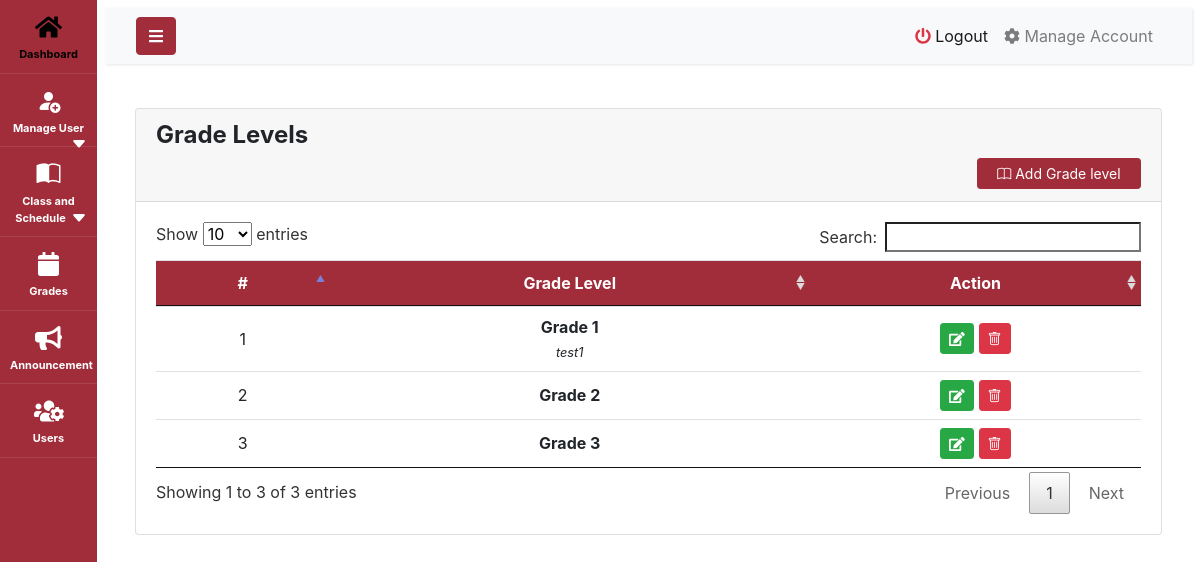
Page /index.php?page=GradeLevel (signed in) on the earlier database version.
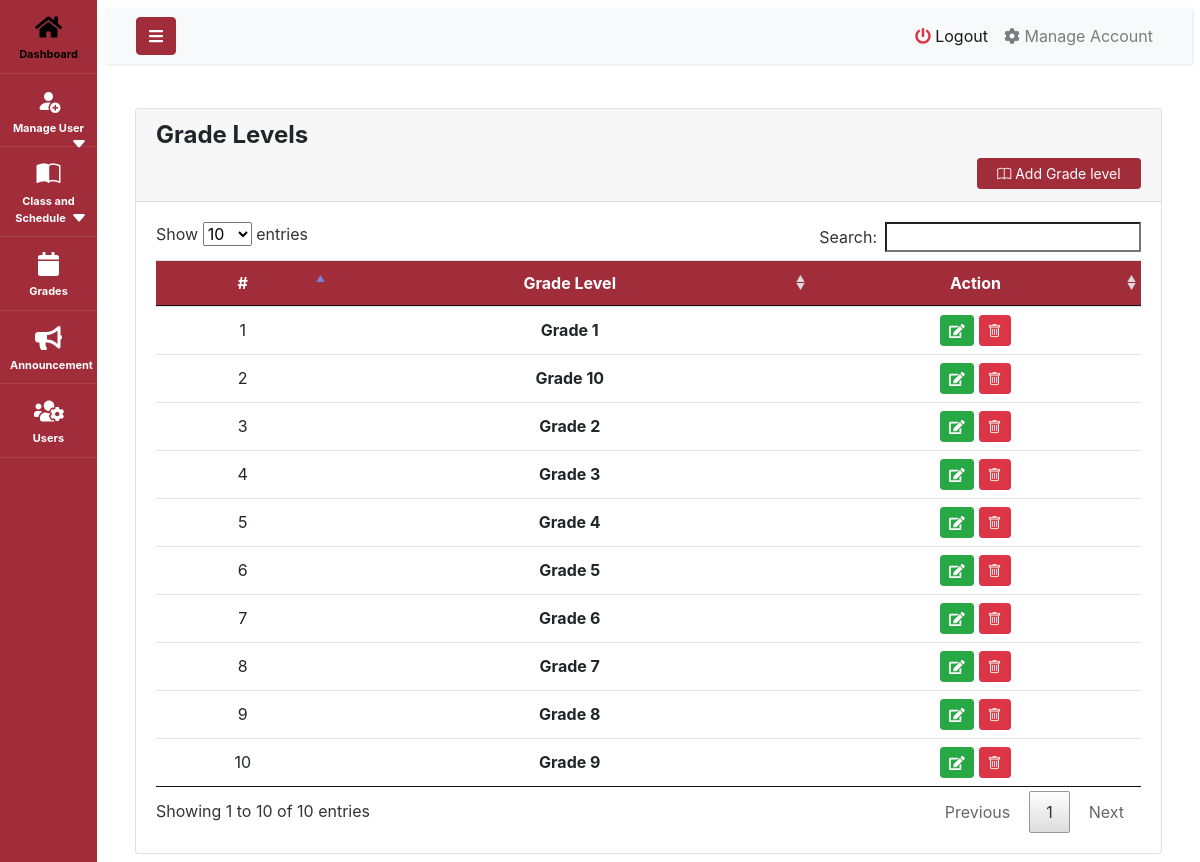
Same page on the later database version.
### tables this page shows
CREATE TABLE `gradelevel` (
  `Id` int(200) NOT NULL,
  `Gradelevel` varchar(100) NOT NULL,
  `Description` varchar(200) NOT NULL,
  `added_at` datetime NOT NULL DEFAULT current_timestamp()
);

### GradeLevel.php (the view, shortened to what this page needs)
<?php
 include 'database/db_connect.php';
?>
<!DOCTYPE html>
<html lang="en">
<head>
</head>
<body >
<div class="container-fluid">
	<div class="col-lg-12">
		<div class="row">
			<div class="col-md-12">
				<div class="card ">
					<div class="card-header" >
						<h4><b >Grade Levels</b></h4>
						<span class="float:right"><button type="button" class="btn btn-primary btn-block btn-sm col-sm-2 float-right" data-toggle="modal" data-target="#gradelevelAddModal">
						<i class="bi bi-book"></i> Add Grade level</button></span>
					</div>
                    <div class="table-responsive">
					<div class="card-body">
						<table id ="myTable"class="table table-sm table-hover">
							<thead>
								<tr>
									<th class="text-center">#</th>
                                    <th class="text-center">Grade Level</th>
									<th class="text-center">Action</th>
								</tr>
							</thead>
							<tbody>
                            <?php $i = 1;
                            $sql = $connection->query("SELECT * FROM gradelevel ORDER BY Gradelevel ASC");
                            while($row = $sql->fetch_assoc()):
                             ?>
                                <tr>
								<td class="text-center"><?php echo $i++; ?></td>
                        		 <td class="text-center">
                                    <p><b><?php echo ucwords($row['Gradelevel']) ?></b></p>
										<small><i><?php echo $row['Description'] ?></i></small>
                                    </td>
                       			  <td class="text-center">
                                     <button type="button" value="<?=$row['Id'];?>" class="editGradelevelBtn btn btn-success btn-sm"><i class="fa fa-edit"></i></button>
                                     <button type="button" value="<?=$row['Id'];?>" class="deleteGradelevelBtn btn btn-danger btn-sm"><i class="bi bi-trash"></i></button>
									</td>
                                    </tr>
                <?php endwhile;?>
							</tbody>
						</table>
					</div>
                    </div>
				</div>
			</div>
		</div>
	</div>
</div>
</body>
</html>

### index.php (shortened to what this page needs)
<!DOCTYPE html>
<html lang="en">
<?php session_start();
include('./header.php');
?>
<head>
		<link rel="stylesheet" href="https://stackpath.bootstrapcdn.com/font-awesome/4.7.0/css/font-awesome.min.css">
		<link rel="stylesheet" href="css/style.css">
    <link rel="stylesheet" href="https://cdn.jsdelivr.net/npm/bootstrap@4.4.1/dist/css/bootstrap.min.css">
    <link rel="stylesheet" href="//cdn.jsdelivr.net/npm/alertifyjs@1.13.1/build/css/alertify.min.css"/>
    <link rel="stylesheet" href="https://cdn.jsdelivr.net/npm/bootstrap-icons@1.10.2/font/bootstrap-icons.css">
</head>
<body>
<?php include 'topbar.php' ?>
</html>

### header.php (shortened to what this page needs)
  <link rel="stylesheet" href="assets/font-awesome/css/all.min.css">
<link href="assets/vendor/bootstrap/css/bootstrap.min.css" rel="stylesheet">
<link href="assets/vendor/icofont/icofont.min.css" rel="stylesheet">
<link href="assets/vendor/boxicons/css/boxicons.min.css" rel="stylesheet">
<link href="assets/vendor/venobox/venobox.css" rel="stylesheet">
<link href="assets/vendor/animate.css/animate.min.css" rel="stylesheet">
<link href="assets/vendor/remixicon/remixicon.css" rel="stylesheet">
<link href="assets/vendor/owl.carousel/assets/owl.carousel.min.css" rel="stylesheet">
<link href="assets/vendor/bootstrap-datepicker/css/bootstrap-datepicker.min.css" rel="stylesheet">
<link href="assets/DataTables/datatables.min.css" rel="stylesheet">
<link href="assets/css/jquery.datetimepicker.min.css" rel="stylesheet">
<link href="assets/css/select2.min.css" rel="stylesheet">
<link type="text/css" rel="stylesheet" href="assets/css/jquery-te-1.4.0.css">

### topbar.php (shortened to what this page needs)
<div class="wrapper d-flex align-items-stretch">
			<nav id="sidebar" class="active">
        <ul class="list-unstyled components mb-5">
          <li class="active">
            <a href="index.php?page=home" class="nav-item nav-home"><span class='icon-field'><i class="fas fa-home"></i></span>Dashboard</a>
              </li>
      <?php if($_SESSION['login_access'] == 3){?>
      <li >
      <a class="nav-item nav-home" class='icon-field' ><i class="bi bi-person-fill-add"></i> Manage User
      <svg xmlns="http://www.w3.org/2000/svg" width="16" height="16" fill="currentColor" class="bi bi-caret-down-fill" viewBox="0 0 16 16">
  <path d="M7.247 11.14 2.451 5.658C1.885 5.013 2.345 4 3.204 4h9.592a1 1 0 0 1 .753 1.659l-4.796 5.48a1 1 0 0 1-1.506 0z"/>
</svg>
      </a>
      <a class="nav-item nav-home"> <i class="bi bi-book-half"></i> Class and Schedule
            <svg xmlns="http://www.w3.org/2000/svg" width="16" height="16" fill="currentColor" class="bi bi-caret-down-fill" viewBox="0 0 16 16">
        <path d="M7.247 11.14 2.451 5.658C1.885 5.013 2.345 4 3.204 4h9.592a1 1 0 0 1 .753 1.659l-4.796 5.48a1 1 0 0 1-1.506 0z"/>
      </svg>
      </a>
      <?php }?>
        <?php if(($_SESSION['login_access'] == 2) || ($_SESSION['login_access'] == 3 )){ ?>
          <li>
          <a href="index.php?page=grades" class="nav-item nav-grades"><span class='icon-field'><i class="fas fa-calendar"></i></i></span>Grades</a>
          <?php } ?>
          </li>
        <?php if($_SESSION['login_access'] == 3) { ?>
    <li>
        <a href="index.php?page=announcement" class="nav-item nav-announcement">
            <span class='icon-field'><i class="fas fa-bullhorn"></i></span> Announcement
        </a>
    </li>
<?php } ?>
        <?php if($_SESSION['login_access'] == 3){?>
        <li>
        <a href="index.php?page=users" class="nav-item nav-users"><span class='icon-field'><i class="fas fa-users-cog"></i></i></i></span> Users</a>
        </li>
        <?php } ?>
          </li>
        </ul>
    </nav>
      <div id="content" class="p-5 p-md-2">
          <nav class="navbar navbar-expand-lg navbar-light bg-light">
            <div class="container-fluid">
                <button type="button" id="sidebarCollapse" class="btn btn-primary">
                  <i class="fa fa-bars"></i>
                </button>
              <div class="collapse navbar-collapse" id="navbarSupportedContent">
                    <ul class="nav navbar-nav ml-auto">
                      <li class="nav-item active">
                          <a class="nav-link" href="ajax.php?action=logout"><i class="fa fa-power-off text-danger"></i> Logout</a>
                      </li>
                      <li class="nav-item">
                        <a class="nav-link" href="javascript:void(0)" id="manage_my_account"><i class="fa fa-cog"></i> Manage Account</a>
                      </li>
                    </ul>
                  </div>
                </div>
          </nav>
        <main id="view-panel" >
        <?php $page = isset($_GET['page']) ? $_GET['page'] :'announcement'; ?>
        <?php include $page.'.php' ?>
        </div>
      </div>

### GradeLevel.php (style rules this page uses)
td { vertical-align: middle !important; }
td p { margin: unset }

### topbar.php (style rules this page uses)
.bi-caret-down-fill { float: right; }
.active { color: white; }
#sidebar.active .nav-item { font-size: 11px; font-weight: bold; }

Differences in the rows shown:
changed gradelevel "Grade 1": Description "test1" → (not shown)
added gradelevel: Gradelevel "Grade 10", $row['Id'] 25 (drawn)
added gradelevel: Gradelevel "Grade 4", $row['Id'] 19 (drawn)
added gradelevel: Gradelevel "Grade 5", $row['Id'] 20 (drawn)
added gradelevel: Gradelevel "Grade 6", $row['Id'] 21 (drawn)
added gradelevel: Gradelevel "Grade 7", $row['Id'] 22 (drawn)
added gradelevel: Gradelevel "Grade 8", $row['Id'] 23 (drawn)
added gradelevel: Gradelevel "Grade 9", $row['Id'] 24 (drawn)
Other differences:
text written by a page script: "Show entries Search: Showing 1 to 3 of 3 entries Previous 1 Next" → "Show entries Search: Showing 1 to 10 of 10 entries Previous 1 Next"
